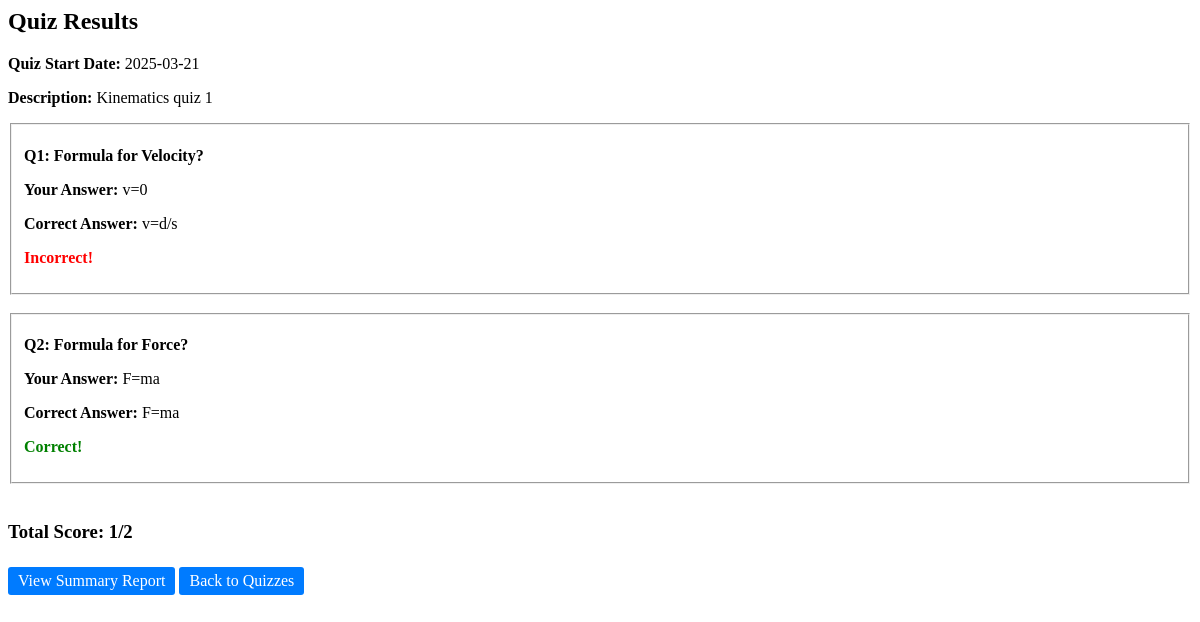
Screenshot of /quiz_results/1 (signed in) with the database file from the repository.
### models/models.py (models this page shows)
class Quiz(db.Model):
    id = db.Column(db.Integer, primary_key=True)
    chapter_id = db.Column(db.Integer, db.ForeignKey('chapter.id'), nullable=False) # Link to Chapter
    date_of_quiz = db.Column(db.DateTime, nullable=False)
    remarks = db.Column(db.String(255), nullable=True)
    chapter = db.relationship('Chapter', backref=db.backref('quizzes', lazy=True))
    questions = db.relationship('Question', backref='quiz', lazy=True)

class Question(db.Model):
    id = db.Column(db.Integer, primary_key=True)
    quiz_id = db.Column(db.Integer, db.ForeignKey('quiz.id'), nullable=False) # Link to Quiz
    question_statement = db.Column(db.Text, nullable=False)
    option1 = db.Column(db.String(255), nullable=False)
    option2 = db.Column(db.String(255), nullable=False)
    option3 = db.Column(db.String(255), nullable=False)
    option4 = db.Column(db.String(255), nullable=False)
    correct_option = db.Column(db.Integer, nullable=False)  # 1, 2, 3, 4

### app.py (the view)
@app.route("/quiz_results/<int:quiz_id>")
def quiz_results(quiz_id):
    if "user_id" not in session or session["role"] != "user":
        return redirect(url_for("login"))
    user_id = session["user_id"]
    score_record = Score.query.filter_by(user_id=user_id, quiz_id=quiz_id).order_by(Score.time_stamp_of_attempt.desc()).first()
    if not score_record:
        return redirect(url_for("view_quizzes"))
    quiz = Quiz.query.get(quiz_id)
    if score_record.total_questions == 0:
        return redirect(url_for("view_quizzes"))
    selected_answers = score_record.get_selected_answers()  # Retrieve JSON-stored answers
    return render_template(
        "quiz_results.html",
        quiz=quiz,
        score=score_record.total_scored,
        total_questions=score_record.total_questions,
        selected_answers=selected_answers
    )

### models/models.py (called while the page is built)
    def get_selected_answers(self):
        return json.loads(self.selected_answers) if self.selected_answers else {}

### templates/quiz_results.html (shortened to what this page needs)
<head>
    <link rel="stylesheet" href="{{ url_for('static', filename='styles.css') }}">
</head>
<body>
    <h2>Quiz Results</h2>
    <p><strong>Quiz Start Date:</strong> {{ quiz.date_of_quiz.strftime('%Y-%m-%d') if quiz.date_of_quiz else "N/A" }}</p>
    <p><strong>Description:</strong> {{ quiz.remarks }}</p>
    {% for question in quiz.questions %}
    <fieldset>
        <p><strong>Q{{ loop.index }}: {{ question.question_statement }}</strong></p>
        <p><strong>Your Answer:</strong>
            {% set user_answer = selected_answers.get(question.id|string) %}
            {{ question['option' + user_answer|string] if user_answer else "Not Answered" }}
        </p>
        <p><strong>Correct Answer:</strong> {{ question['option' + question.correct_option|string] }}</p>
        {% if user_answer and user_answer == question.correct_option %}
            <p style="color: green;"><strong>Correct!</strong></p>
        {% else %}
            <p style="color: red;"><strong>Incorrect!</strong></p>
        {% endif %}
    </fieldset><br>
{% endfor %}
<h3>Total Score: {{ score }}/{{ total_questions }}</h3>
<a class="button" href="{{ url_for('quiz_summary') }}">View Summary Report</a>
<a class="button" href="{{ url_for('view_quizzes', subject_id=quiz.chapter.subject_id) }}">Back to Quizzes</a>
</body>

### static/styles.css (style rules this page uses)
.button { display: inline-block; margin-top: 5px; padding: 5px 10px; text-decoration: none; background-color: #007bff; color: white; border-radius: 3px; }

### rows the page displays
Quiz: date_of_quiz "2025-03-21", remarks "Kinematics quiz 1"
Question: question_statement "Formula for Velocity?", option4 "v=0", correct_option+option1 "v=d/s", shows "Incorrect!"
Question: question_statement "Formula for Force?", option3 "F=ma", correct_option+option3 "F=ma", shows "Correct!"

### other values shown
{{ score }} "1"
{{ total_questions }} "2"
